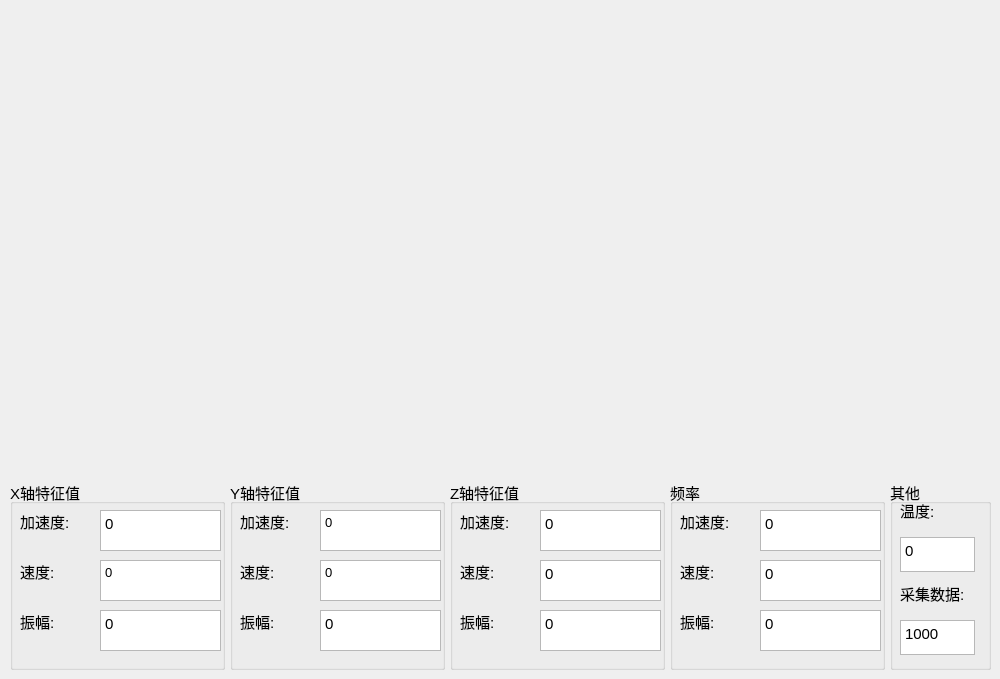
     <widget class="QWidget" name="tab_3">
      <attribute name="title">
       <string>数据分析</string>
      </attribute>
      <widget class="QGroupBox" name="groupBox_13">
       <property name="geometry">
        <rect>
         <x>10</x>
         <y>480</y>
         <width>215</width>
         <height>190</height>
        </rect>
       </property>
       <property name="minimumSize">
        <size>
         <width>215</width>
         <height>190</height>
        </size>
       </property>
       <property name="maximumSize">
        <size>
         <width>215</width>
         <height>190</height>
        </size>
       </property>
       <property name="font">
        <font>
         <pointsize>11</pointsize>
        </font>
       </property>
       <property name="title">
        <string>X轴特征值</string>
       </property>
       <widget class="QLabel" name="label_26">
        <property name="geometry">
         <rect>
          <x>10</x>
          <y>30</y>
          <width>71</width>
          <height>23</height>
         </rect>
        </property>
        <property name="text">
         <string>加速度:</string>
        </property>
       </widget>
       <widget class="QLabel" name="label_27">
        <property name="geometry">
         <rect>
          <x>10</x>
          <y>80</y>
          <width>61</width>
          <height>23</height>
         </rect>
        </property>
        <property name="text">
         <string>速度:</string>
        </property>
       </widget>
       <widget class="QLabel" name="label_28">
        <property name="geometry">
         <rect>
          <x>10</x>
          <y>130</y>
          <width>61</width>
          <height>23</height>
         </rect>
        </property>
        <property name="text">
         <string>振幅:</string>
        </property>
       </widget>
       <widget class="QTextBrowser" name="textBrowser_2_x_a_2">
        <property name="geometry">
         <rect>
          <x>90</x>
          <y>30</y>
          <width>121</width>
          <height>41</height>
         </rect>
        </property>
        <property name="font">
         <font>
          <pointsize>11</pointsize>
         </font>
        </property>
        <property name="html">
         <string>&lt;!DOCTYPE HTML PUBLIC &quot;-//W3C//DTD HTML 4.0//EN&quot; &quot;http://www.w3.org/TR/REC-html40/strict.dtd&quot;&gt;
&lt;html&gt;&lt;head&gt;&lt;meta name=&quot;qrichtext&quot; content=&quot;1&quot; /&gt;&lt;style type=&quot;text/css&quot;&gt;
p, li { white-space: pre-wrap; }
&lt;/style&gt;&lt;/head&gt;&lt;body style=&quot; font-family:'SimSun'; font-size:11pt; font-weight:400; font-style:normal;&quot;&gt;
&lt;p style=&quot; margin-top:0px; margin-bottom:0px; margin-left:0px; margin-right:0px; -qt-block-indent:0; text-indent:0px;&quot;&gt;0&lt;/p&gt;&lt;/body&gt;&lt;/html&gt;</string>
        </property>
       </widget>
       <widget class="QTextBrowser" name="textBrowser_2_x_v_2">
        <property name="geometry">
         <rect>
          <x>90</x>
          <y>80</y>
          <width>121</width>
          <height>41</height>
         </rect>
        </property>
        <property name="html">
         <string>&lt;!DOCTYPE HTML PUBLIC &quot;-//W3C//DTD HTML 4.0//EN&quot; &quot;http://www.w3.org/TR/REC-html40/strict.dtd&quot;&gt;
&lt;html&gt;&lt;head&gt;&lt;meta name=&quot;qrichtext&quot; content=&quot;1&quot; /&gt;&lt;style type=&quot;text/css&quot;&gt;
p, li { white-space: pre-wrap; }
&lt;/style&gt;&lt;/head&gt;&lt;body style=&quot; font-family:'SimSun'; font-size:11pt; font-weight:400; font-style:normal;&quot;&gt;
&lt;p style=&quot; margin-top:0px; margin-bottom:0px; margin-left:0px; margin-right:0px; -qt-block-indent:0; text-indent:0px;&quot;&gt;&lt;span style=&quot; font-size:10pt;&quot;&gt;0&lt;/span&gt;&lt;/p&gt;&lt;/body&gt;&lt;/html&gt;</string>
        </property>
       </widget>
       <widget class="QTextBrowser" name="textBrowser_2_x_s_2">
        <property name="geometry">
         <rect>
          <x>90</x>
          <y>130</y>
          <width>121</width>
          <height>41</height>
         </rect>
        </property>
        <property name="html">
         <string>&lt;!DOCTYPE HTML PUBLIC &quot;-//W3C//DTD HTML 4.0//EN&quot; &quot;http://www.w3.org/TR/REC-html40/strict.dtd&quot;&gt;
&lt;html&gt;&lt;head&gt;&lt;meta name=&quot;qrichtext&quot; content=&quot;1&quot; /&gt;&lt;style type=&quot;text/css&quot;&gt;
p, li { white-space: pre-wrap; }
&lt;/style&gt;&lt;/head&gt;&lt;body style=&quot; font-family:'SimSun'; font-size:11pt; font-weight:400; font-style:normal;&quot;&gt;
&lt;p style=&quot; margin-top:0px; margin-bottom:0px; margin-left:0px; margin-right:0px; -qt-block-indent:0; text-indent:0px;&quot;&gt;0&lt;/p&gt;&lt;/body&gt;&lt;/html&gt;</string>
        </property>
       </widget>
      </widget>
      <widget class="QGroupBox" name="groupBox_14">
       <property name="geometry">
        <rect>
         <x>230</x>
         <y>480</y>
         <width>215</width>
         <height>190</height>
        </rect>
       </property>
       <property name="minimumSize">
        <size>
         <width>215</width>
         <height>190</height>
        </size>
       </property>
       <property name="maximumSize">
        <size>
         <width>215</width>
         <height>190</height>
        </size>
       </property>
       <property name="font">
        <font>
         <pointsize>11</pointsize>
        </font>
       </property>
       <property name="title">
        <string>Y轴特征值</string>
       </property>
       <widget class="QLabel" name="label_29">
        <property name="geometry">
         <rect>
          <x>10</x>
          <y>30</y>
          <width>71</width>
          <height>23</height>
         </rect>
        </property>
        <property name="text">
         <string>加速度:</string>
        </property>
       </widget>
       <widget class="QLabel" name="label_30">
        <property name="geometry">
         <rect>
          <x>10</x>
          <y>80</y>
          <width>61</width>
          <height>23</height>
         </rect>
        </property>
        <property name="text">
         <string>速度:</string>
        </property>
       </widget>
       <widget class="QLabel" name="label_31">
        <property name="geometry">
         <rect>
          <x>10</x>
          <y>130</y>
          <width>61</width>
          <height>23</height>
         </rect>
        </property>
        <property name="text">
         <string>振幅:</string>
        </property>
       </widget>
       <widget class="QTextBrowser" name="textBrowser_2_x_a_3">
        <property name="geometry">
         <rect>
          <x>90</x>
          <y>30</y>
          <width>121</width>
          <height>41</height>
         </rect>
        </property>
        <property name="font">
         <font>
          <pointsize>11</pointsize>
         </font>
        </property>
        <property name="html">
         <string>&lt;!DOCTYPE HTML PUBLIC &quot;-//W3C//DTD HTML 4.0//EN&quot; &quot;http://www.w3.org/TR/REC-html40/strict.dtd&quot;&gt;
&lt;html&gt;&lt;head&gt;&lt;meta name=&quot;qrichtext&quot; content=&quot;1&quot; /&gt;&lt;style type=&quot;text/css&quot;&gt;
p, li { white-space: pre-wrap; }
&lt;/style&gt;&lt;/head&gt;&lt;body style=&quot; font-family:'SimSun'; font-size:11pt; font-weight:400; font-style:normal;&quot;&gt;
&lt;p style=&quot; margin-top:0px; margin-bottom:0px; margin-left:0px; margin-right:0px; -qt-block-indent:0; text-indent:0px;&quot;&gt;&lt;span style=&quot; font-size:10pt;&quot;&gt;0&lt;/span&gt;&lt;/p&gt;&lt;/body&gt;&lt;/html&gt;</string>
        </property>
       </widget>
       <widget class="QTextBrowser" name="textBrowser_2_x_v_3">
        <property name="geometry">
         <rect>
          <x>90</x>
          <y>80</y>
          <width>121</width>
          <height>41</height>
         </rect>
        </property>
        <property name="html">
         <string>&lt;!DOCTYPE HTML PUBLIC &quot;-//W3C//DTD HTML 4.0//EN&quot; &quot;http://www.w3.org/TR/REC-html40/strict.dtd&quot;&gt;
&lt;html&gt;&lt;head&gt;&lt;meta name=&quot;qrichtext&quot; content=&quot;1&quot; /&gt;&lt;style type=&quot;text/css&quot;&gt;
p, li { white-space: pre-wrap; }
&lt;/style&gt;&lt;/head&gt;&lt;body style=&quot; font-family:'SimSun'; font-size:11pt; font-weight:400; font-style:normal;&quot;&gt;
&lt;p style=&quot; margin-top:0px; margin-bottom:0px; margin-left:0px; margin-right:0px; -qt-block-indent:0; text-indent:0px;&quot;&gt;&lt;span style=&quot; font-size:10pt;&quot;&gt;0&lt;/span&gt;&lt;/p&gt;&lt;/body&gt;&lt;/html&gt;</string>
        </property>
       </widget>
       <widget class="QTextBrowser" name="textBrowser_2_x_s_3">
        <property name="geometry">
         <rect>
          <x>90</x>
          <y>130</y>
          <width>121</width>
          <height>41</height>
         </rect>
        </property>
        <property name="html">
         <string>&lt;!DOCTYPE HTML PUBLIC &quot;-//W3C//DTD HTML 4.0//EN&quot; &quot;http://www.w3.org/TR/REC-html40/strict.dtd&quot;&gt;
&lt;html&gt;&lt;head&gt;&lt;meta name=&quot;qrichtext&quot; content=&quot;1&quot; /&gt;&lt;style type=&quot;text/css&quot;&gt;
p, li { white-space: pre-wrap; }
&lt;/style&gt;&lt;/head&gt;&lt;body style=&quot; font-family:'SimSun'; font-size:11pt; font-weight:400; font-style:normal;&quot;&gt;
&lt;p style=&quot; margin-top:0px; margin-bottom:0px; margin-left:0px; margin-right:0px; -qt-block-indent:0; text-indent:0px;&quot;&gt;0&lt;/p&gt;&lt;/body&gt;&lt;/html&gt;</string>
        </property>
       </widget>
      </widget>
      <widget class="QGroupBox" name="groupBox_15">
       <property name="geometry">
        <rect>
         <x>450</x>
         <y>480</y>
         <width>215</width>
         <height>190</height>
        </rect>
       </property>
       <property name="minimumSize">
        <size>
         <width>215</width>
         <height>190</height>
        </size>
       </property>
       <property name="maximumSize">
        <size>
         <width>215</width>
         <height>190</height>
        </size>
       </property>
       <property name="font">
        <font>
         <pointsize>11</pointsize>
        </font>
       </property>
       <property name="title">
        <string>Z轴特征值</string>
       </property>
       <widget class="QLabel" name="label_32">
        <property name="geometry">
         <rect>
          <x>10</x>
          <y>30</y>
          <width>71</width>
          <height>23</height>
         </rect>
        </property>
        <property name="text">
         <string>加速度:</string>
        </property>
       </widget>
       <widget class="QLabel" name="label_33">
        <property name="geometry">
         <rect>
          <x>10</x>
          <y>80</y>
          <width>61</width>
          <height>23</height>
         </rect>
        </property>
        <property name="text">
         <string>速度:</string>
        </property>
       </widget>
       <widget class="QLabel" name="label_34">
        <property name="geometry">
         <rect>
          <x>10</x>
          <y>130</y>
          <width>61</width>
          <height>23</height>
         </rect>
        </property>
        <property name="text">
         <string>振幅:</string>
        </property>
       </widget>
       <widget class="QTextBrowser" name="textBrowser_2_x_a_4">
        <property name="geometry">
         <rect>
          <x>90</x>
          <y>30</y>
          <width>121</width>
          <height>41</height>
         </rect>
        </property>
        <property name="font">
         <font>
          <pointsize>11</pointsize>
         </font>
        </property>
        <property name="html">
         <string>&lt;!DOCTYPE HTML PUBLIC &quot;-//W3C//DTD HTML 4.0//EN&quot; &quot;http://www.w3.org/TR/REC-html40/strict.dtd&quot;&gt;
&lt;html&gt;&lt;head&gt;&lt;meta name=&quot;qrichtext&quot; content=&quot;1&quot; /&gt;&lt;style type=&quot;text/css&quot;&gt;
p, li { white-space: pre-wrap; }
&lt;/style&gt;&lt;/head&gt;&lt;body style=&quot; font-family:'SimSun'; font-size:11pt; font-weight:400; font-style:normal;&quot;&gt;
&lt;p style=&quot; margin-top:0px; margin-bottom:0px; margin-left:0px; margin-right:0px; -qt-block-indent:0; text-indent:0px;&quot;&gt;0&lt;/p&gt;&lt;/body&gt;&lt;/html&gt;</string>
        </property>
       </widget>
       <widget class="QTextBrowser" name="textBrowser_2_x_v_4">
        <property name="geometry">
         <rect>
          <x>90</x>
          <y>80</y>
          <width>121</width>
          <height>41</height>
         </rect>
        </property>
        <property name="html">
         <string>&lt;!DOCTYPE HTML PUBLIC &quot;-//W3C//DTD HTML 4.0//EN&quot; &quot;http://www.w3.org/TR/REC-html40/strict.dtd&quot;&gt;
&lt;html&gt;&lt;head&gt;&lt;meta name=&quot;qrichtext&quot; content=&quot;1&quot; /&gt;&lt;style type=&quot;text/css&quot;&gt;
p, li { white-space: pre-wrap; }
&lt;/style&gt;&lt;/head&gt;&lt;body style=&quot; font-family:'SimSun'; font-size:11pt; font-weight:400; font-style:normal;&quot;&gt;
&lt;p style=&quot; margin-top:0px; margin-bottom:0px; margin-left:0px; margin-right:0px; -qt-block-indent:0; text-indent:0px;&quot;&gt;0&lt;/p&gt;&lt;/body&gt;&lt;/html&gt;</string>
        </property>
       </widget>
       <widget class="QTextBrowser" name="textBrowser_2_x_s_4">
        <property name="geometry">
         <rect>
          <x>90</x>
          <y>130</y>
          <width>121</width>
          <height>41</height>
         </rect>
        </property>
        <property name="html">
         <string>&lt;!DOCTYPE HTML PUBLIC &quot;-//W3C//DTD HTML 4.0//EN&quot; &quot;http://www.w3.org/TR/REC-html40/strict.dtd&quot;&gt;
&lt;html&gt;&lt;head&gt;&lt;meta name=&quot;qrichtext&quot; content=&quot;1&quot; /&gt;&lt;style type=&quot;text/css&quot;&gt;
p, li { white-space: pre-wrap; }
&lt;/style&gt;&lt;/head&gt;&lt;body style=&quot; font-family:'SimSun'; font-size:11pt; font-weight:400; font-style:normal;&quot;&gt;
&lt;p style=&quot; margin-top:0px; margin-bottom:0px; margin-left:0px; margin-right:0px; -qt-block-indent:0; text-indent:0px;&quot;&gt;0&lt;/p&gt;&lt;/body&gt;&lt;/html&gt;</string>
        </property>
       </widget>
      </widget>
      <widget class="QGroupBox" name="groupBox_16">
       <property name="geometry">
        <rect>
         <x>670</x>
         <y>480</y>
         <width>215</width>
         <height>190</height>
        </rect>
       </property>
       <property name="minimumSize">
        <size>
         <width>215</width>
         <height>190</height>
        </size>
       </property>
       <property name="maximumSize">
        <size>
         <width>215</width>
         <height>190</height>
        </size>
       </property>
       <property name="font">
        <font>
         <pointsize>11</pointsize>
        </font>
       </property>
       <property name="title">
        <string>频率</string>
       </property>
       <widget class="QLabel" name="label_35">
        <property name="geometry">
         <rect>
          <x>10</x>
          <y>30</y>
          <width>71</width>
          <height>23</height>
         </rect>
        </property>
        <property name="text">
         <string>加速度:</string>
        </property>
       </widget>
       <widget class="QLabel" name="label_36">
        <property name="geometry">
         <rect>
          <x>10</x>
          <y>80</y>
          <width>61</width>
          <height>23</height>
         </rect>
        </property>
        <property name="text">
         <string>速度:</string>
        </property>
       </widget>
       <widget class="QLabel" name="label_37">
        <property name="geometry">
         <rect>
          <x>10</x>
          <y>130</y>
          <width>61</width>
          <height>23</height>
         </rect>
        </property>
        <property name="text">
         <string>振幅:</string>
        </property>
       </widget>
       <widget class="QTextBrowser" name="textBrowser_2_x_a_5">
        <property name="geometry">
         <rect>
          <x>90</x>
          <y>30</y>
          <width>121</width>
          <height>41</height>
         </rect>
        </property>
        <property name="font">
         <font>
          <pointsize>11</pointsize>
         </font>
        </property>
        <property name="html">
         <string>&lt;!DOCTYPE HTML PUBLIC &quot;-//W3C//DTD HTML 4.0//EN&quot; &quot;http://www.w3.org/TR/REC-html40/strict.dtd&quot;&gt;
&lt;html&gt;&lt;head&gt;&lt;meta name=&quot;qrichtext&quot; content=&quot;1&quot; /&gt;&lt;style type=&quot;text/css&quot;&gt;
p, li { white-space: pre-wrap; }
&lt;/style&gt;&lt;/head&gt;&lt;body style=&quot; font-family:'SimSun'; font-size:11pt; font-weight:400; font-style:normal;&quot;&gt;
&lt;p style=&quot; margin-top:0px; margin-bottom:0px; margin-left:0px; margin-right:0px; -qt-block-indent:0; text-indent:0px;&quot;&gt;0&lt;/p&gt;&lt;/body&gt;&lt;/html&gt;</string>
        </property>
       </widget>
       <widget class="QTextBrowser" name="textBrowser_2_x_v_5">
        <property name="geometry">
         <rect>
          <x>90</x>
          <y>80</y>
          <width>121</width>
          <height>41</height>
         </rect>
        </property>
        <property name="html">
         <string>&lt;!DOCTYPE HTML PUBLIC &quot;-//W3C//DTD HTML 4.0//EN&quot; &quot;http://www.w3.org/TR/REC-html40/strict.dtd&quot;&gt;
&lt;html&gt;&lt;head&gt;&lt;meta name=&quot;qrichtext&quot; content=&quot;1&quot; /&gt;&lt;style type=&quot;text/css&quot;&gt;
p, li { white-space: pre-wrap; }
&lt;/style&gt;&lt;/head&gt;&lt;body style=&quot; font-family:'SimSun'; font-size:11pt; font-weight:400; font-style:normal;&quot;&gt;
&lt;p style=&quot; margin-top:0px; margin-bottom:0px; margin-left:0px; margin-right:0px; -qt-block-indent:0; text-indent:0px;&quot;&gt;0&lt;/p&gt;&lt;/body&gt;&lt;/html&gt;</string>
        </property>
       </widget>
       <widget class="QTextBrowser" name="textBrowser_2_x_s_5">
        <property name="geometry">
         <rect>
          <x>90</x>
          <y>130</y>
          <width>121</width>
          <height>41</height>
         </rect>
        </property>
        <property name="html">
         <string>&lt;!DOCTYPE HTML PUBLIC &quot;-//W3C//DTD HTML 4.0//EN&quot; &quot;http://www.w3.org/TR/REC-html40/strict.dtd&quot;&gt;
&lt;html&gt;&lt;head&gt;&lt;meta name=&quot;qrichtext&quot; content=&quot;1&quot; /&gt;&lt;style type=&quot;text/css&quot;&gt;
p, li { white-space: pre-wrap; }
&lt;/style&gt;&lt;/head&gt;&lt;body style=&quot; font-family:'SimSun'; font-size:11pt; font-weight:400; font-style:normal;&quot;&gt;
&lt;p style=&quot; margin-top:0px; margin-bottom:0px; margin-left:0px; margin-right:0px; -qt-block-indent:0; text-indent:0px;&quot;&gt;0&lt;/p&gt;&lt;/body&gt;&lt;/html&gt;</string>
        </property>
       </widget>
      </widget>
      <widget class="QGroupBox" name="groupBox">
       <property name="geometry">
        <rect>
         <x>890</x>
         <y>480</y>
         <width>101</width>
         <height>190</height>
        </rect>
       </property>
       <property name="minimumSize">
        <size>
         <width>0</width>
         <height>190</height>
        </size>
       </property>
       <property name="maximumSize">
        <size>
         <width>16777215</width>
         <height>190</height>
        </size>
       </property>
       <property name="font">
        <font>
         <pointsize>11</pointsize>
        </font>
       </property>
       <property name="title">
        <string>其他</string>
       </property>
       <widget class="QTextBrowser" name="textBrowser_2_x_a_7">
        <property name="geometry">
         <rect>
          <x>10</x>
          <y>140</y>
          <width>75</width>
          <height>35</height>
         </rect>
        </property>
        <property name="minimumSize">
         <size>
          <width>75</width>
          <height>35</height>
         </size>
        </property>
        <property name="maximumSize">
         <size>
          <width>75</width>
          <height>35</height>
         </size>
        </property>
        <property name="font">
         <font>
          <pointsize>11</pointsize>
         </font>
        </property>
        <property name="html">
         <string>&lt;!DOCTYPE HTML PUBLIC &quot;-//W3C//DTD HTML 4.0//EN&quot; &quot;http://www.w3.org/TR/REC-html40/strict.dtd&quot;&gt;
&lt;html&gt;&lt;head&gt;&lt;meta name=&quot;qrichtext&quot; content=&quot;1&quot; /&gt;&lt;style type=&quot;text/css&quot;&gt;
p, li { white-space: pre-wrap; }
&lt;/style&gt;&lt;/head&gt;&lt;body style=&quot; font-family:'SimSun'; font-size:11pt; font-weight:400; font-style:normal;&quot;&gt;
&lt;p style=&quot; margin-top:0px; margin-bottom:0px; margin-left:0px; margin-right:0px; -qt-block-indent:0; text-indent:0px;&quot;&gt;1000&lt;/p&gt;&lt;/body&gt;&lt;/html&gt;</string>
        </property>
       </widget>
       <widget class="QLabel" name="label_39">
        <property name="geometry">
         <rect>
          <x>10</x>
          <y>102</y>
          <width>70</width>
          <height>23</height>
         </rect>
        </property>
        <property name="minimumSize">
         <size>
          <width>70</width>
          <height>23</height>
         </size>
        </property>
        <property name="maximumSize">
         <size>
          <width>70</width>
          <height>23</height>
         </size>
        </property>
        <property name="font">
         <font>
          <pointsize>11</pointsize>
         </font>
        </property>
        <property name="text">
         <string>采集数据:</string>
        </property>
       </widget>
       <widget class="QLabel" name="label_38">
        <property name="geometry">
         <rect>
          <x>10</x>
          <y>19</y>
          <width>70</width>
          <height>23</height>
         </rect>
        </property>
        <property name="minimumSize">
         <size>
          <width>70</width>
          <height>23</height>
         </size>
        </property>
        <property name="maximumSize">
         <size>
          <width>70</width>
          <height>23</height>
         </size>
        </property>
        <property name="font">
         <font>
          <pointsize>11</pointsize>
         </font>
        </property>
        <property name="text">
         <string>温度:</string>
        </property>
       </widget>
       <widget class="QTextBrowser" name="textBrowser_2_x_a_6">
        <property name="geometry">
         <rect>
          <x>10</x>
          <y>57</y>
          <width>75</width>
          <height>35</height>
         </rect>
        </property>
        <property name="minimumSize">
         <size>
          <width>75</width>
          <height>35</height>
         </size>
        </property>
        <property name="maximumSize">
         <size>
          <width>75</width>
          <height>35</height>
         </size>
        </property>
        <property name="font">
         <font>
          <pointsize>11</pointsize>
         </font>
        </property>
        <property name="html">
         <string>&lt;!DOCTYPE HTML PUBLIC &quot;-//W3C//DTD HTML 4.0//EN&quot; &quot;http://www.w3.org/TR/REC-html40/strict.dtd&quot;&gt;
&lt;html&gt;&lt;head&gt;&lt;meta name=&quot;qrichtext&quot; content=&quot;1&quot; /&gt;&lt;style type=&quot;text/css&quot;&gt;
p, li { white-space: pre-wrap; }
&lt;/style&gt;&lt;/head&gt;&lt;body style=&quot; font-family:'SimSun'; font-size:11pt; font-weight:400; font-style:normal;&quot;&gt;
&lt;p style=&quot; margin-top:0px; margin-bottom:0px; margin-left:0px; margin-right:0px; -qt-block-indent:0; text-indent:0px;&quot;&gt;0&lt;/p&gt;&lt;/body&gt;&lt;/html&gt;</string>
        </property>
       </widget>
      </widget>
     </widget>
